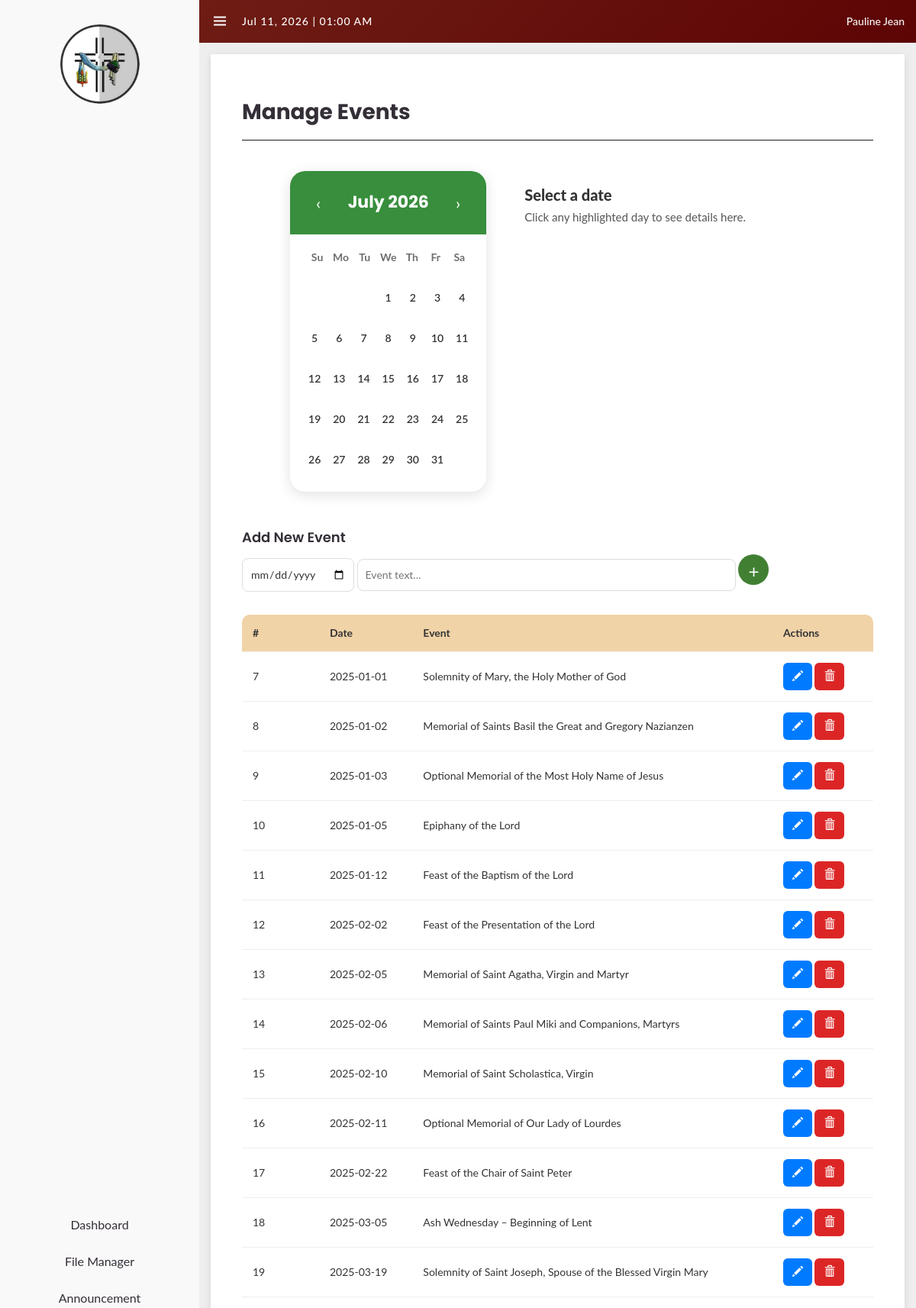
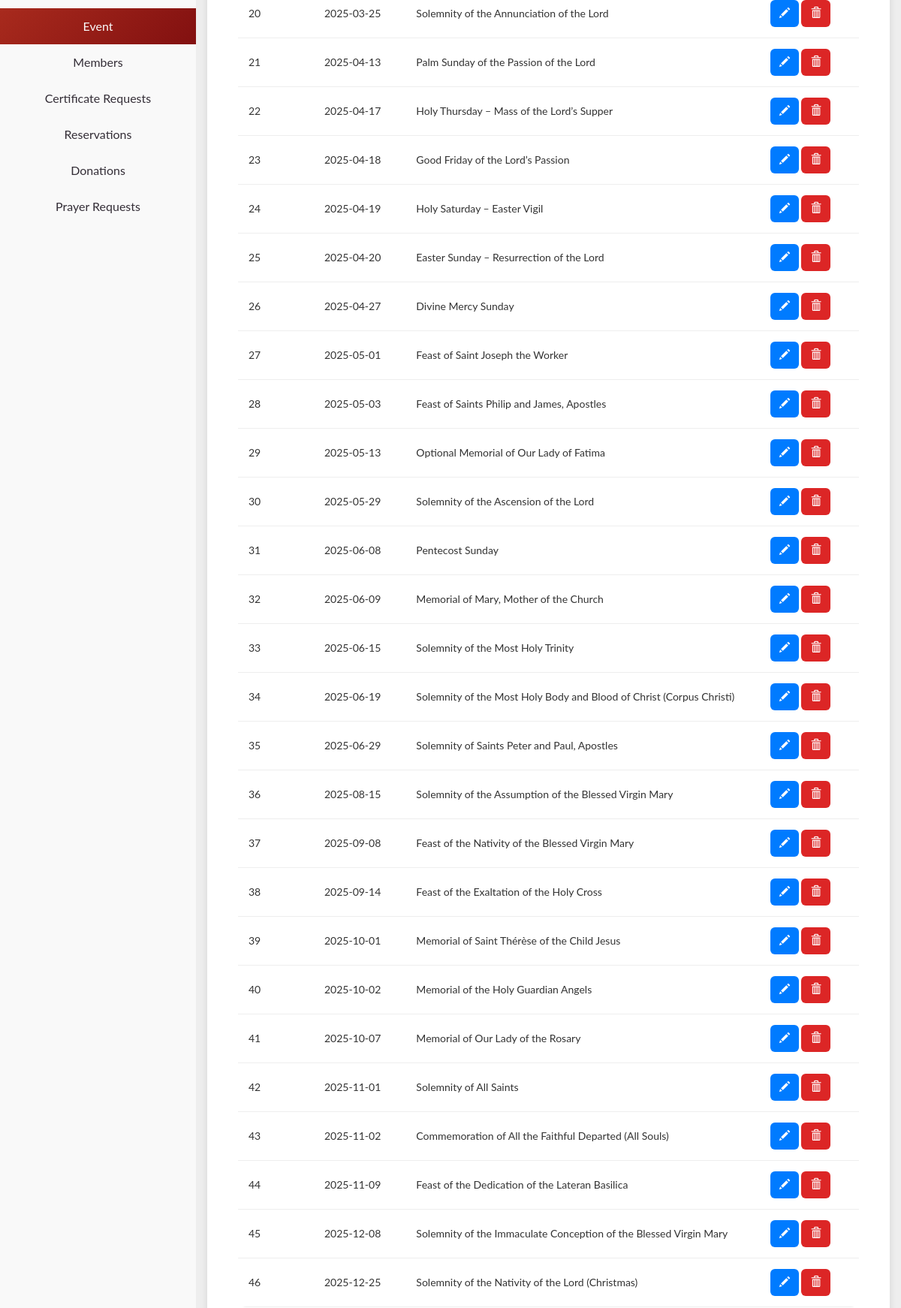
The page /private/event.php (signed in, upper part) on the database its author committed (2 pictures, top to bottom).
### tables this page shows
CREATE TABLE `events` (
  `id` int(11) NOT NULL,
  `date` date NOT NULL,
  `text` text NOT NULL
);

### private/event.php (the view, shortened to what this page needs)
<?php
require_once "dbconfig.php";
$admin_name = !empty($_SESSION['givenname']) ? $_SESSION['givenname'] : $_SESSION['username'];
$events = $dbh->query("SELECT * FROM events ORDER BY date ASC")->fetchAll(PDO::FETCH_ASSOC);
?>
<!DOCTYPE html>
<html lang="en">
<head>
<link href="https://maxcdn.bootstrapcdn.com/bootstrap/3.3.0/css/bootstrap.min.css" rel="stylesheet" />
<link href='https://unpkg.com/boxicons@2.0.9/css/boxicons.min.css' rel='stylesheet'>
<link href='../stylesheets/private/navbar.css' rel='stylesheet'>
<link rel="stylesheet" href="../stylesheets/private/dashboard.css" />
<link rel="stylesheet" href="../stylesheets/private/events.css" />
<link rel="stylesheet" href="../stylesheets/private/event-cal.css" />
</head>
<body>
<section id="sidebar" <?php if ($hideSidebar) echo 'class="hide"'; ?>>
    <a href="#" class="label">
        <img src="santa krus logo.png" alt="Logo" class="logo" />
    </a>
    <ul class="side-menu top">
            <li><a href="dashboard.php"><span class="text">Dashboard</span></a></li>
            <li><a href="stk/filemanager.php"><span class="text">File Manager</span></a></li>
            <li><a href="stk/announcement.php"><span class="text">Announcement</span></a></li>
            <li class="active"><a href="event.php"><span class="text">Event</span></a></li>
            <li><a href="stk/members.php"><span class="text">Members</span></a></li>
            <li><a href="sacraments/certificate_req/certificate_request.php"><span class="text">Certificate Requests</span></a></li>
            <li><a href="sacraments/sacrament_dashboard.php"><span class="text">Reservations</span></a></li>
            <li><a href="donations.php" data-section="dashboard"><span class="text">Donations</span></a></li>
            <li><a href="prayer_admin.php"><span class="text">Prayer Requests</span></a></li>
        </ul>
</section>
<section id="content">
<nav>
<i class='bx bx-menu'></i>
<div id="datetime"></div>
<ul>
    <li class="li-dropdown">
    <a href="#"><span class="greeting"><?php echo htmlspecialchars($admin_name); ?></span></a>
</li>
</ul>
</nav>
<div class="main-content">
<h1>Manage Events</h1>
<hr class="divider">
<div class="events-wrapper container">
    <div class="calendar-card">
    <div class="cal-header">
        <button class="cal-btn" onclick="prevMonth()">&#8249;</button>
        <h2 id="cal-title"></h2>
        <button class="cal-btn" onclick="nextMonth()">&#8250;</button>
    </div>
    <div class="cal-grid">
        <div class="cal-weekday">Su</div>
        <div class="cal-weekday">Mo</div>
        <div class="cal-weekday">Tu</div>
        <div class="cal-weekday">We</div>
        <div class="cal-weekday">Th</div>
        <div class="cal-weekday">Fr</div>
        <div class="cal-weekday">Sa</div>
        <div id="cal-days"></div>
    </div>
</div>
    <div class="event-details-card">
        <h3 id="event-panel-title">Select a date</h3>
        <p id="event-panel-desc">Click any highlighted day to see details here.</p>
    </div>
</div>
<div class="add-form">
    <h2>Add New Event</h2>
    <form method="POST" action="event-actions.php">
        <input type="date" name="date" required>
        <input type="text" name="text" placeholder="Event text..." required style="width:60%">
        <button class="add-btn" name="add"><i class='bx bx-plus'></i></button>
    </form>
</div>
<table class="event-table">
    <tr>
        <th>#</th>
        <th>Date</th>
        <th>Event</th>
        <th>Actions</th>
    </tr>
    <?php foreach ($events as $e): ?>
    <tr>
        <td><?= $e['id'] ?></td>
        <td><?= $e['date'] ?></td>
        <td><?= htmlspecialchars($e['text']) ?></td>
        <td class="actions">
            <button class="btn-edit" onclick="openEdit(<?= $e['id'] ?>, '<?= $e['date'] ?>', '<?= htmlspecialchars($e['text']) ?>')"> <i class="glyphicon glyphicon-pencil"></i> </button>
            <button class="btn-delete" onclick="deleteEvent(<?= $e['id'] ?>)"> <i class="glyphicon glyphicon-trash"></i> </button>
        </td>
    </tr>
    <?php endforeach; ?>
</table>
</body>
</html>

### stylesheets/private/navbar.css (style rules this page uses)
* { margin: 0; padding: 0; box-sizing: border-box; }
.divider { border-top: 1px solid #1d1d1d; width: 100%; }
a { text-decoration: none; }
li { list-style: none; }
:root { --poppins: 'Poppins', sans-serif; --lato: 'Lato', sans-serif; --light: #F9F9F9; --blue: #3C91E6; --light-blue: #4c8ec8; --grey: #eee; --dark-grey: #AAAAAA; --dark: #342E37; --red: #DB504A; --green: #418033; --success: #16a34a; --warning: #f59e0b; --danger: #dc2626; }
html, body { height: 100%; overflow-x: hidden; }
body { background: var(--grey); font-family: var(--lato); }
#sidebar { position: fixed; top: 0; left: 0; width: 261px; height: 100%; background: var(--light); z-index: 2000; transition: .3s ease; display: flex; flex-direction: column; justify-content: space-between; padding: 0; }
#sidebar .label { height: 150px; display: flex; align-items: center; justify-content: center; padding-top: 20px; }
#sidebar .label .logo { width: 100%; height: 100%; object-fit: contain; }
#sidebar .side-menu { width: 100%; }
#sidebar .side-menu li { height: 48px; }
#sidebar .side-menu li a { display: flex; align-items: center; justify-content: center; height: 100%; font-size: 16px; color: var(--dark); text-decoration: none; }
#sidebar .side-menu li.active { background: var(--grey); }
#content { position: relative; width: calc(100% - 261px); left: 261px; transition: .3s ease; min-width: 0; }
#content nav { height: 56px; background: linear-gradient(135deg, #6e1d15, #5d0404); padding: 0 15px; display: flex; align-items: center; justify-content: space-between; grid-gap: 16px; position: sticky; top: 0; z-index: 1000; }
#content nav .bx { font-size: 24px; color: white; cursor: pointer; }
#content nav #datetime { color: white; font-size: 14px; font-weight: 500; letter-spacing: 1px; margin-left: 1px; flex-grow: 1; }
.greeting { color: var(--light); font-weight: 500; }
.li-dropdown { position: relative; margin-top: 10px; }
#sidebar .side-menu li.active a, #sidebar .side-menu li.active a:hover { background: linear-gradient(135deg, #a82a1d, #821010); color: var(--light); }
.main-content { background: white; padding: 41px; box-shadow: 0 2px 10px rgba(0, 0, 0, 0.1); margin: 15px; }
.main-content h1 { font-family: var(--poppins); font-size: 28px; font-weight: 700; color: var(--dark); margin-bottom: 16px; }
.main-content h2 { font-family: var(--poppins); font-size: 18px; font-weight: 600; color: var(--dark); margin-bottom: 12px; }

### stylesheets/private/events.css (style rules this page uses)
.event-table { width: 100%; border-collapse: collapse; background: white; border-radius: 10px; overflow: hidden; }
.event-table th, .event-table td { border-bottom: 1px solid #eee; padding: 14px; text-align: left; }
.event-table th { background: #f1d3a8; }
.event-table th:nth-child(1) { width: 1%; }
.event-table th:nth-child(2) { width: 1%; }
.event-table th:nth-child(3) { width: 6%; }
.event-table th:nth-child(4) { width: 1%; }
.actions button { padding: 8px 12px; border-radius: 6px; border: none; cursor: pointer; color: white; }
.add-btn { width: 40px; height: 40px; border-radius: 50%; background: var(--green); color: white; border: none; cursor: pointer; font-size: 20px; transition: all 0.3s ease; }
.btn-edit { background:#007bff; transition: all 0.3s ease; }
.btn-delete { background:#dc2626; transition: all 0.3s ease; }
.add-form { border-radius: 10px; margin-top: 30px; margin-bottom: 30px; }
input, button { padding: 10px; border-radius: 8px; border: 1px solid #ddd; }

### rows shown on the page
events: id "7", date "2025-01-01", text "Solemnity of Mary, the Holy Mother of God"
events: id "8", date "2025-01-02", text "Memorial of Saints Basil the Great and Gregory Nazianzen"
events: id "9", date "2025-01-03", text "Optional Memorial of the Most Holy Name of Jesus"
events: id "10", date "2025-01-05", text "Epiphany of the Lord"
events: id "11", date "2025-01-12", text "Feast of the Baptism of the Lord"
events: id "12", date "2025-02-02", text "Feast of the Presentation of the Lord"
events: id "13", date "2025-02-05", text "Memorial of Saint Agatha, Virgin and Martyr"
events: id "14", date "2025-02-06", text "Memorial of Saints Paul Miki and Companions, Martyrs"
events: id "15", date "2025-02-10", text "Memorial of Saint Scholastica, Virgin"
events: id "16", date "2025-02-11", text "Optional Memorial of Our Lady of Lourdes"
events: id "17", date "2025-02-22", text "Feast of the Chair of Saint Peter"
events: id "18", date "2025-03-05", text "Ash Wednesday – Beginning of Lent"
events: id "19", date "2025-03-19", text "Solemnity of Saint Joseph, Spouse of the Blessed Virgin Mary"
events: id "20", date "2025-03-25", text "Solemnity of the Annunciation of the Lord"
events: id "21", date "2025-04-13", text "Palm Sunday of the Passion of the Lord"
events: id "22", date "2025-04-17", text "Holy Thursday – Mass of the Lord’s Supper"
events: id "23", date "2025-04-18", text "Good Friday of the Lord’s Passion"
events: id "24", date "2025-04-19", text "Holy Saturday – Easter Vigil"
events: id "25", date "2025-04-20", text "Easter Sunday – Resurrection of the Lord"
events: id "26", date "2025-04-27", text "Divine Mercy Sunday"
events: id "27", date "2025-05-01", text "Feast of Saint Joseph the Worker"
events: id "28", date "2025-05-03", text "Feast of Saints Philip and James, Apostles"
events: id "29", date "2025-05-13", text "Optional Memorial of Our Lady of Fatima"
events: id "30", date "2025-05-29", text "Solemnity of the Ascension of the Lord"
events: id "31", date "2025-06-08", text "Pentecost Sunday"
events: id "32", date "2025-06-09", text "Memorial of Mary, Mother of the Church"
events: id "33", date "2025-06-15", text "Solemnity of the Most Holy Trinity"
events: id "34", date "2025-06-19", text "Solemnity of the Most Holy Body and Blood of Christ (Corpus Christi)"
events: id "35", date "2025-06-29", text "Solemnity of Saints Peter and Paul, Apostles"
events: id "36", date "2025-08-15", text "Solemnity of the Assumption of the Blessed Virgin Mary"
events: id "37", date "2025-09-08", text "Feast of the Nativity of the Blessed Virgin Mary"
events: id "38", date "2025-09-14", text "Feast of the Exaltation of the Holy Cross"
events: id "39", date "2025-10-01", text "Memorial of Saint Thérèse of the Child Jesus"
events: id "40", date "2025-10-02", text "Memorial of the Holy Guardian Angels"
events: id "41", date "2025-10-07", text "Memorial of Our Lady of the Rosary"
events: id "42", date "2025-11-01", text "Solemnity of All Saints"
events: id "43", date "2025-11-02", text "Commemoration of All the Faithful Departed (All Souls)"
events: id "44", date "2025-11-09", text "Feast of the Dedication of the Lateran Basilica"
events: id "45", date "2025-12-08", text "Solemnity of the Immaculate Conception of the Blessed Virgin Mary"
events: id "46", date "2025-12-25", text "Solemnity of the Nativity of the Lord (Christmas)"

### other values the page prints
$admin_name "Pauline Jean"
